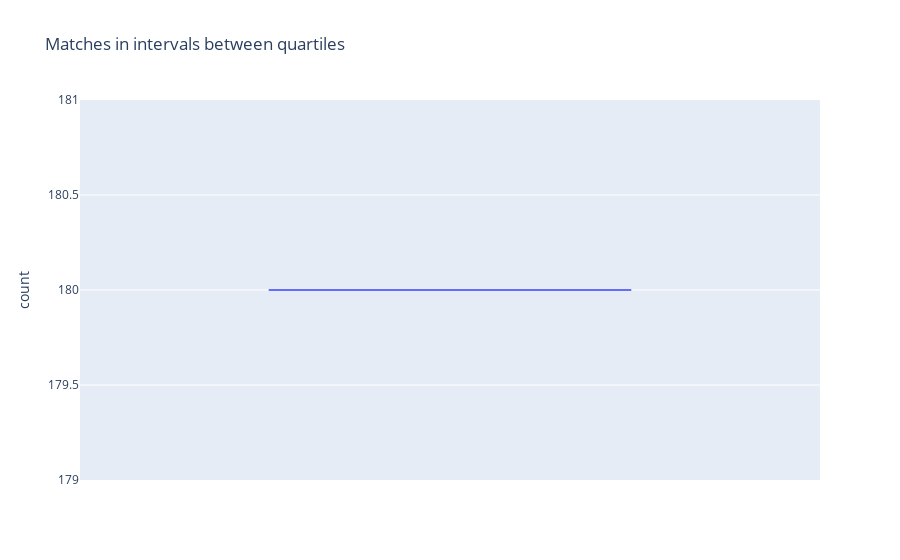

Notebook code for this chart:
### Code cell
fig = px.box(matches_per_player, y = 'count', title = 'Matches in intervals between quartiles')
fig.show()

### Figure 1 — Plotly figure (JSON) as saved in the notebook; plotly's stock layout.template omitted (floating-point values rounded to 4 significant figures)
{"data": [{"alignmentgroup": "True", "hovertemplate": "count=%{y}<extra></extra>", "legendgroup": "", "marker": {"color": "#636efa"}, "name": "", "notched": false, "offsetgroup": "", "orientation": "v", "showlegend": false, "type": "box", "x0": " ", "xaxis": "x", "y": [180, 180, 180, 180, 180, 180, 180, 180, 180, 180], "y0": " ", "yaxis": "y"}], "layout": {"boxmode": "group", "legend": {"tracegroupgap": 0}, "title": {"text": "Matches in intervals between quartiles"}, "xaxis": {"anchor": "y", "domain": [0, 1]}, "yaxis": {"anchor": "x", "domain": [0, 1], "title": {"text": "count"}}}}
